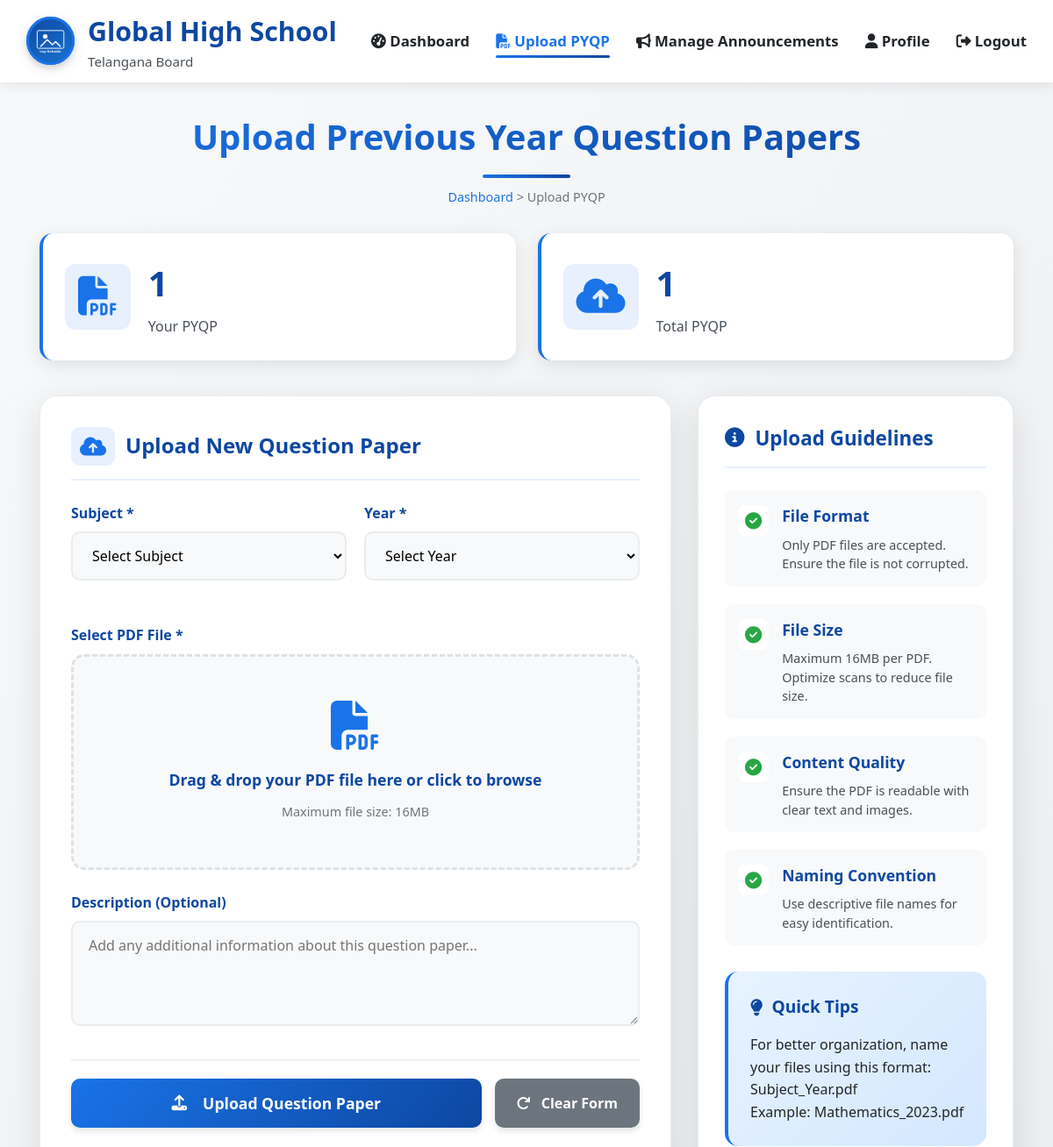
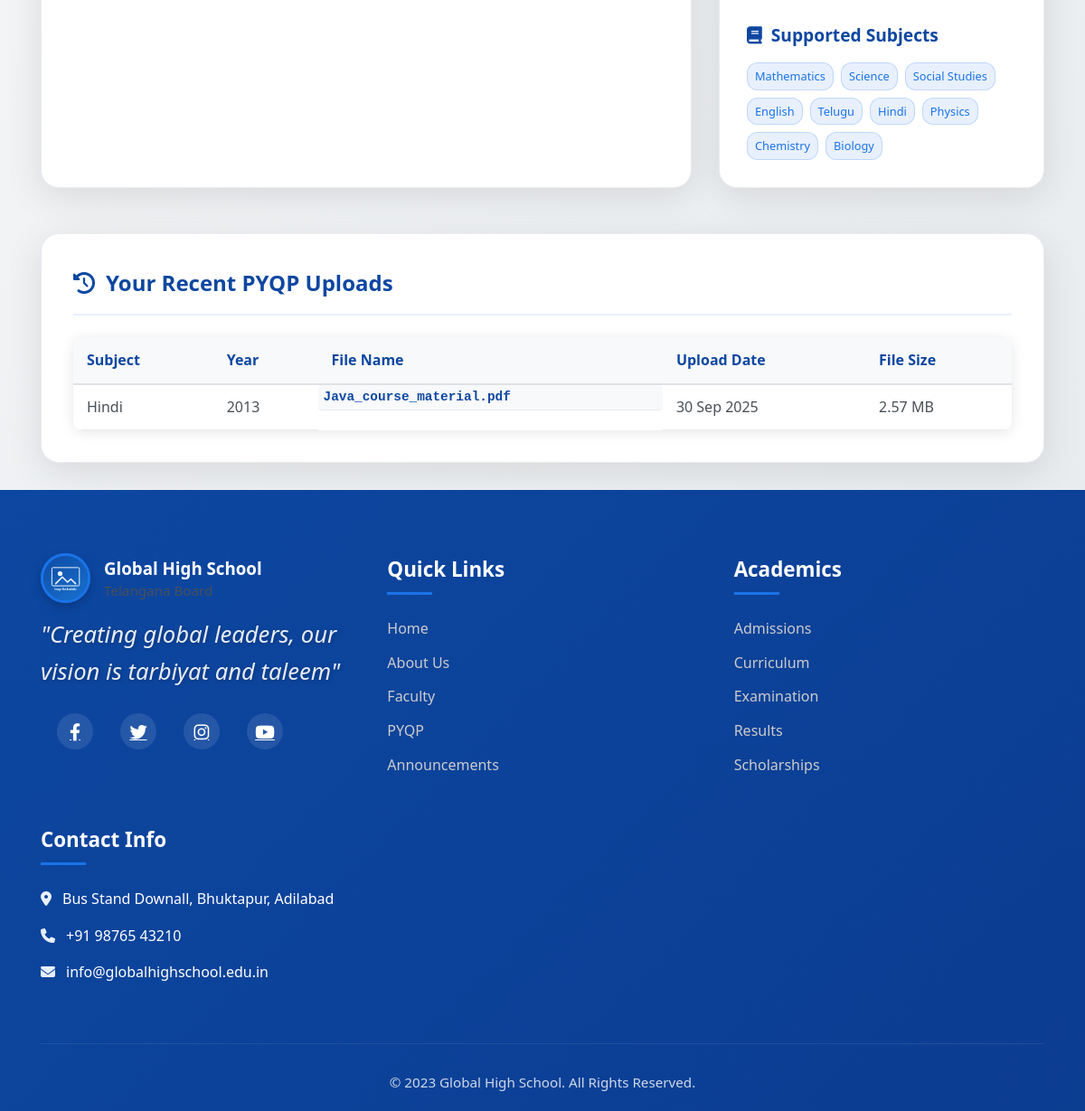
Page /faculty/upload_pyqp (signed in) on the committed database (2 pictures, top to bottom).
### app.py (models this page shows)
class PYQP(db.Model):
    id = db.Column(db.Integer, primary_key=True)
    subject = db.Column(db.String(100), nullable=False)
    year = db.Column(db.Integer, nullable=False)
    filename = db.Column(db.String(200), nullable=False)
    file_path = db.Column(db.String(200), nullable=False)
    description = db.Column(db.Text)
    uploaded_by = db.Column(db.Integer, db.ForeignKey('faculty.id'), nullable=False)
    uploaded_at = db.Column(db.DateTime, default=datetime.utcnow)
    is_active = db.Column(db.Boolean, default=True)
    file_size = db.Column(db.Integer)

### app.py (the view, shortened to what this page needs)
@app.route('/faculty/upload_pyqp', methods=['GET', 'POST'])
@login_required
def faculty_upload_pyqp():
    try:
        total_pyqp = PYQP.query.count()
        recent_pyqps = PYQP.query.filter_by(uploaded_by=current_user.id).order_by(PYQP.uploaded_at.desc()).limit(10).all()
    except Exception:
        total_pyqp = 0
        recent_pyqps = []
    return render_template('auth/faculty_upload_pyqp.html',
                         total_pyqp=total_pyqp,
                         recent_pyqps=recent_pyqps,
                         current_year=datetime.now().year)

### app.py (called while the page is built)
@login_manager.user_loader
def load_user(user_id):
    return Faculty.query.get(int(user_id))

@app.context_processor
def inject_template_helpers():
    return {
        'get_image_url': get_image_url
    }

### templates/auth/faculty_upload_pyqp.html (shortened to what this page needs)
{% extends "base.html" %}
{% block content %}
<section class="faculty-upload-page">
    <div class="container">
        <div class="upload-header">
            <h2 class="section-title">Upload Previous Year Question Papers</h2>
            <div class="breadcrumb">
                <a href="{{ url_for('faculty_dashboard') }}">Dashboard</a> >
                <span>Upload PYQP</span>
            </div>
        </div>
        <div class="upload-stats">
            <div class="stat-card">
                <i class="fas fa-file-pdf"></i>
                <div class="stat-info">
                    <h3>{{ current_user.pyqps|length }}</h3>
                    <p>Your PYQP</p>
                </div>
            </div>
            <div class="stat-card">
                <i class="fas fa-cloud-upload-alt"></i>
                <div class="stat-info">
                    <h3>{{ total_pyqp }}</h3>
                    <p>Total PYQP</p>
                </div>
            </div>
        </div>
        <div class="upload-container">
            <div class="upload-form-card">
                <h3><i class="fas fa-cloud-upload-alt"></i> Upload New Question Paper</h3>
                <form method="POST" enctype="multipart/form-data" class="upload-form" id="pyqpUploadForm">
                    <div class="form-row">
                        <div class="form-group">
                            <label for="subject">Subject *</label>
                            <select id="subject" name="subject" required>
                                <option value="">Select Subject</option>
                            </select>
                        </div>
                        <div class="form-group">
                            <label for="year">Year *</label>
                            <select id="year" name="year" required>
                                <option value="">Select Year</option>
                            </select>
                        </div>
                    </div>
                    <div class="form-group file-upload-group">
                        <label for="pdf">Select PDF File *</label>
                        <div class="file-upload-area" id="fileUploadArea">
                            <i class="fas fa-file-pdf"></i>
                            <p>Drag & drop your PDF file here or click to browse</p>
                            <span class="file-info">Maximum file size: 16MB</span>
                        </div>
                    </div>
                    <div class="form-group">
                        <label for="description">Description (Optional)</label>
                        <textarea id="description" name="description" placeholder="Add any additional information about this question paper..."></textarea>
                    </div>
                    <div class="form-actions">
                        <button type="submit" class="btn btn-primary btn-upload">
                            <i class="fas fa-upload"></i> Upload Question Paper
                        </button>
                        <button type="button" class="btn btn-secondary" onclick="clearForm()">
                            <i class="fas fa-redo"></i> Clear Form
                        </button>
                    </div>
                </form>
            </div>
            <div class="upload-guidelines">
                <h4><i class="fas fa-info-circle"></i> Upload Guidelines</h4>
                <div class="guideline-list">
                    <div class="guideline-item">
                        <i class="fas fa-check-circle"></i>
                        <div>
                            <h5>File Format</h5>
                            <p>Only PDF files are accepted. Ensure the file is not corrupted.</p>
                        </div>
                    </div>
                    <div class="guideline-item">
                        <i class="fas fa-check-circle"></i>
                        <div>
                            <h5>File Size</h5>
                            <p>Maximum 16MB per PDF. Optimize scans to reduce file size.</p>
                        </div>
                    </div>
                    <div class="guideline-item">
                        <i class="fas fa-check-circle"></i>
                        <div>
                            <h5>Content Quality</h5>
                            <p>Ensure the PDF is readable with clear text and images.</p>
                        </div>
                    </div>
                    <div class="guideline-item">
                        <i class="fas fa-check-circle"></i>
                        <div>
                            <h5>Naming Convention</h5>
                            <p>Use descriptive file names for easy identification.</p>
                        </div>
                    </div>
                </div>
                <div class="quick-tips">
                    <h5><i class="fas fa-lightbulb"></i> Quick Tips</h5>
                    <p>For better organization, name your files using this format:</p>
                    <code>Subject_Year.pdf</code>
                    <p>Example: <code>Mathematics_2023.pdf</code></p>
                </div>
                <div class="supported-subjects">
                    <h5><i class="fas fa-book"></i> Supported Subjects</h5>
                    <div class="subject-tags">
                        <span class="subject-tag">Mathematics</span>
                        <span class="subject-tag">Science</span>
                        <span class="subject-tag">Social Studies</span>
                        <span class="subject-tag">English</span>
                        <span class="subject-tag">Telugu</span>
                        <span class="subject-tag">Hindi</span>
                        <span class="subject-tag">Physics</span>
                        <span class="subject-tag">Chemistry</span>
                        <span class="subject-tag">Biology</span>
                    </div>
                </div>
            </div>
        </div>
        <div class="recent-uploads">
            <h3><i class="fas fa-history"></i> Your Recent PYQP Uploads</h3>
            {% if recent_pyqps %}
            <div class="pyqp-table">
                <table>
                    <thead>
                        <tr>
                            <th>Subject</th>
                            <th>Year</th>
                            <th>File Name</th>
                            <th>Upload Date</th>
                            <th>File Size</th>
                        </tr>
                    </thead>
                    <tbody>
                        {% for pyqp in recent_pyqps %}
                        <tr>
                            <td>{{ pyqp.subject }}</td>
                            <td>{{ pyqp.year }}</td>
                            <td class="file-name">{{ pyqp.filename }}</td>
                            <td>{{ pyqp.uploaded_at.strftime('%d %b %Y') }}</td>
                            <td>
                                {% if pyqp.file_size %}
                                    {{ (pyqp.file_size / 1024 / 1024)|round(2) }} MB
                                {% else %}
                                    N/A
                                {% endif %}
                            </td>
                        </tr>
                        {% endfor %}
                    </tbody>
                </table>
            </div>
            {% else %}
            <div class="no-uploads">
                <i class="fas fa-file-pdf"></i>
                <p>You haven't uploaded any question papers yet.</p>
                <p>Start by uploading your first PYQP using the form above.</p>
            </div>
            {% endif %}
        </div>
    </div>
</section>
{% endblock %}

### templates/auth/faculty_upload_pyqp.html (style rules this page uses)
.file-name { display: block; font-weight: 600; margin-bottom: 5px; }
.subject-tags { display: flex; flex-wrap: wrap; gap: 8px; margin-top: 10px; }
.subject-tag { background: var(--light-blue); color: var(--primary-blue); padding: 4px 8px; border-radius: 12px; font-size: 0.8rem; font-weight: 500; }
.pyqp-table { overflow-x: auto; }
.pyqp-table table { width: 100%; border-collapse: collapse; }
.pyqp-table th { background: #f8f9fa; padding: 12px 15px; text-align: left; font-weight: 600; color: var(--dark-blue); border-bottom: 2px solid #dee2e6; }
.pyqp-table td { padding: 12px 15px; border-bottom: 1px solid #e9ecef; }
.pyqp-table .file-name { font-family: monospace; background: #f8f9fa; padding: 2px 6px; border-radius: 4px; font-size: 0.9rem; }

### rows in the picture
PYQP: subject "Hindi", year "2013", filename "Java_course_material.pdf", uploaded_at "30 Sep 2025", (pyqp.file_size/1024/1024)|round(2) "2.57"

### other values in the picture
{{ current_user.pyqps|length }} "1"
{{ total_pyqp }} "1"
